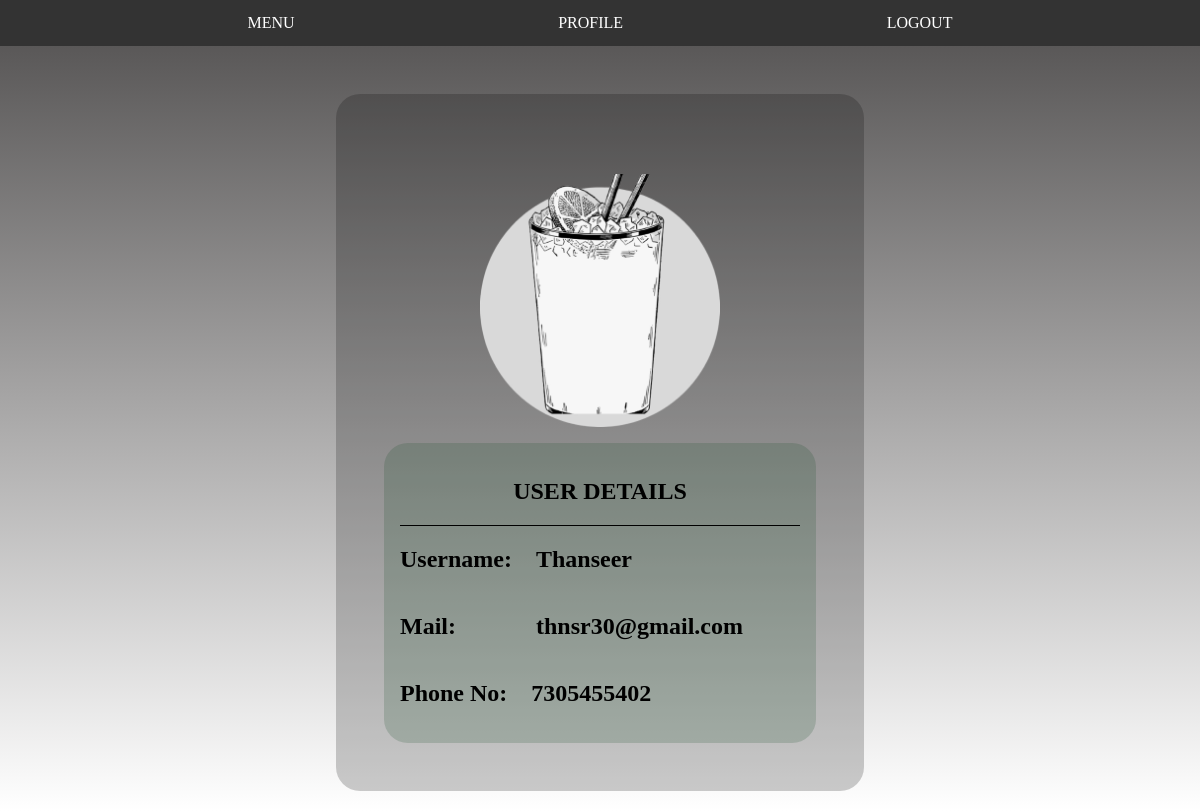
The page /profile (signed in) on the database its author committed.
### rishabs/models.py (models this page shows, shortened)
class User(AbstractUser):
    phone_number = models.CharField(max_length=12, unique=True)
    is_phone_verified = models.BooleanField(default=False)
    otp = models.CharField(max_length=6)
    USERNAME_FIELD = 'phone_number'
    REQUIRED_FIELDS = []
    objects = UserManager()

### rishabs/views.py (the view)
# urls.py: path('profile',views.profile_view,name="profile_view")
def profile_view(request):
    return render(request, 'rishabs/profile.html')

### rishabs/templates/rishabs/profile.html
{% extends 'rishabs/layout1.html' %}
{% block content %}
    <div class="holder">
        <div class="holder-head">
            <h2>USER DETAILS</h2>
        </div>
        <div class="holder-contents">
            <div class="holder-items">
                <div>
                    <h2 class="fix-l">Username:</h2>
                </div>
                <div>
                    <h2>{{ user.username }}</h2>
                </div>
            </div>
            <div class="holder-items">
                <div>
                    <h2 class="fix-ls">Mail:</h2>
                </div>
                <div>
                    <h2>{{ user.email }}</h2>
                </div>
            </div>
            <div class="holder-items">
                <div>
                    <h2 class="fix-l">Phone No:</h2>
                </div>
                <div>
                    <h2>{{ user.phone_number }}</h2>
                </div>
            </div>
        </div>
    </div>
{% endblock %}

### rishabs/static/css/style.css (style rules this page uses)
body { margin: 0px; }
.holder { background-color: rgba(21, 78, 37, 0.19); padding: 1rem; width: 25rem; margin-top: 0.7rem; border-radius: 1.5rem; }
.holder-head { border-bottom: 1px solid; }
.holder-contents { display: flex; flex-direction: column; }
.holder-items { display: flex; }
.fix-l { margin-right: 1.5rem; }
.fix-ls { margin-right: 5rem; }

### rows shown on the page
User: username "Thanseer", email "thnsr30@gmail.com", phone_number "7305455402"
